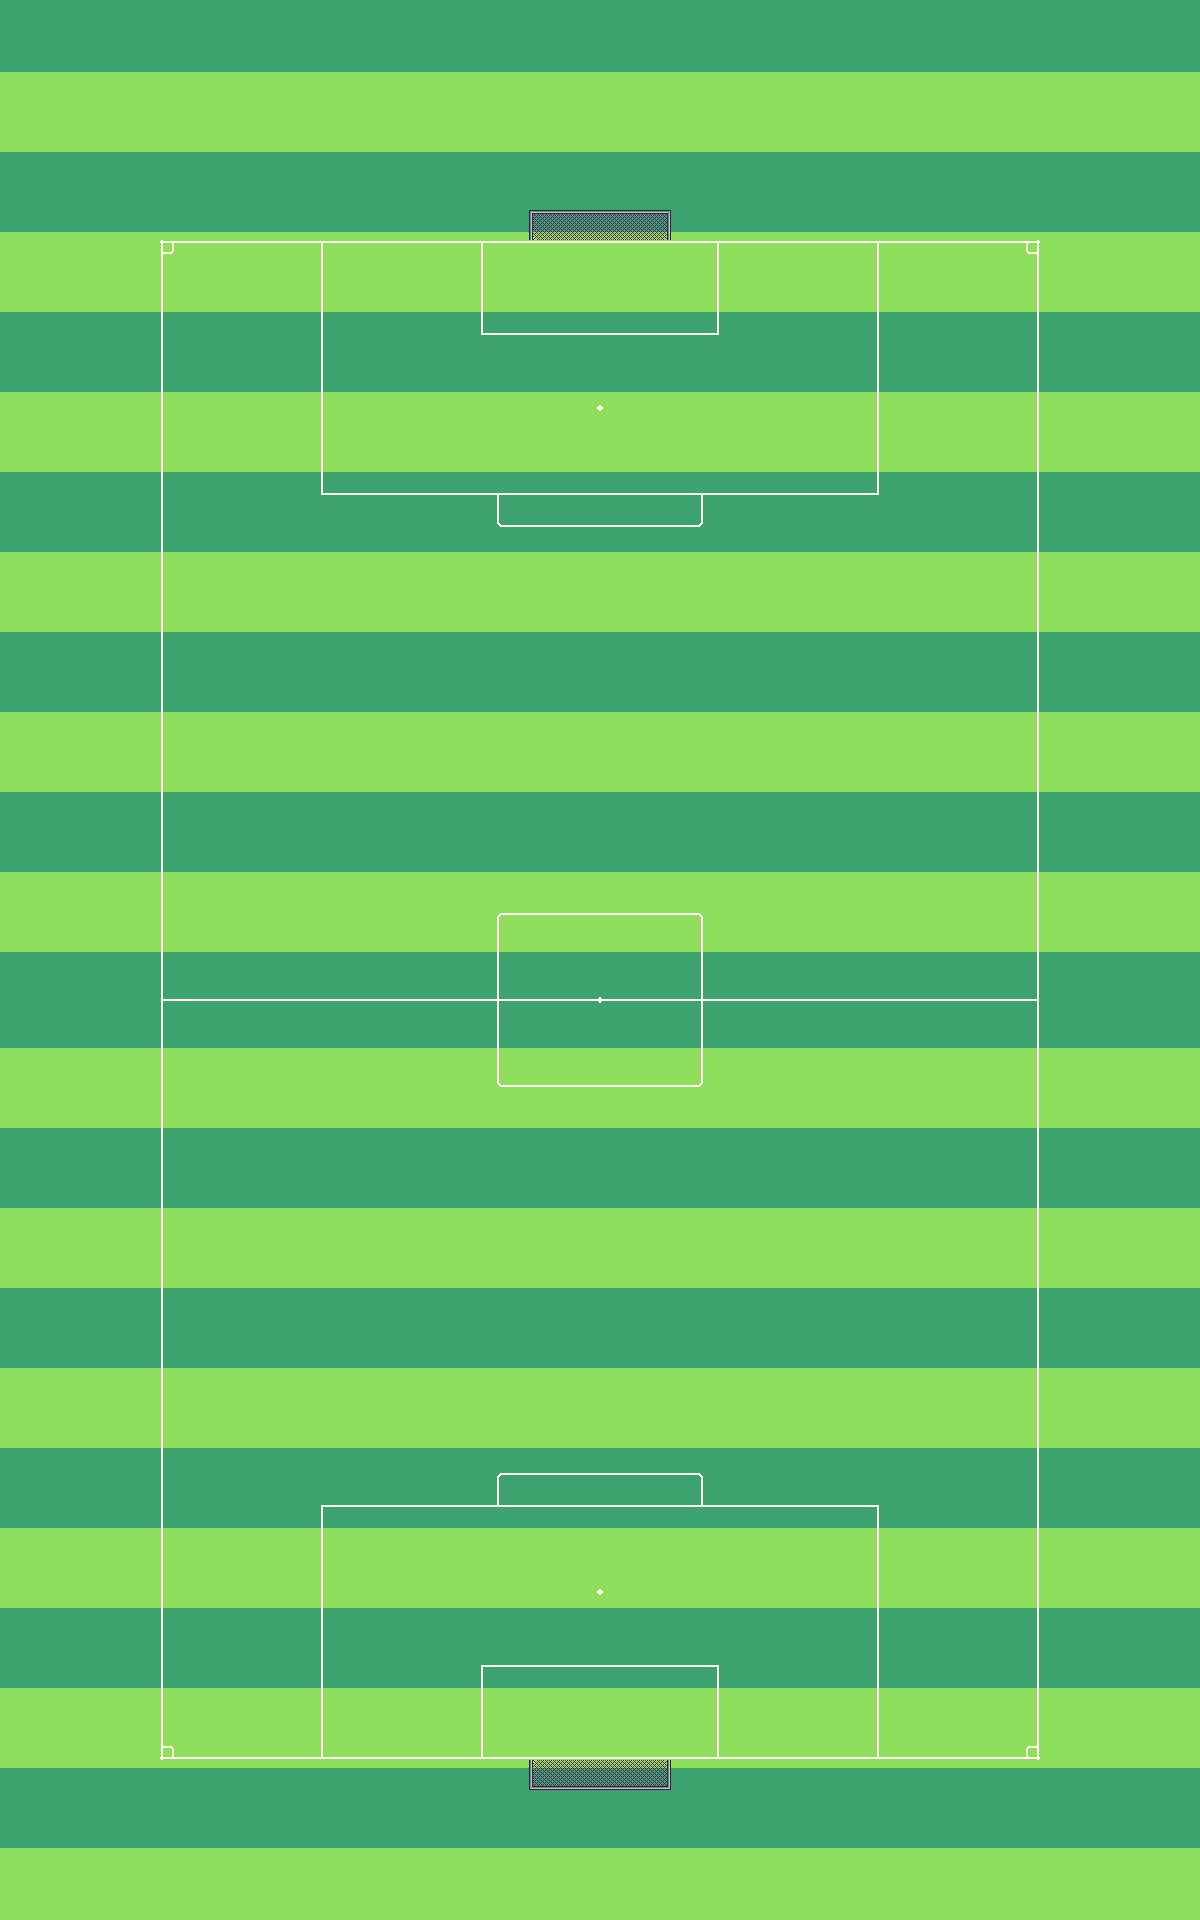

This is a level from a 2D game, rendered from its Tiled map with the project's own tilesets. A one-line summary and the map file follow, with tile-layer data summarised:
An orthogonal 75x120 tile map with 16x16 px tiles, 3 tile layers (grass, lines, objects) and 1 object (field).

<map version="1.10" tiledversion="1.10.2" orientation="orthogonal" renderorder="right-down" width="75" height="120" tilewidth="16" tileheight="16" infinite="0" nextlayerid="6" nextobjectid="3">
 <editorsettings>
  <export target="pitch.lua" format="lua" />
 </editorsettings>
 <tileset firstgid="1" name="Soccer01" tilewidth="16" tileheight="16" tilecount="256" columns="16">
  <image source="../tiles/Soccer01.png" width="256" height="256" />
 </tileset>
 <layer id="1" name="grass" width="75" height="120">
  <data>[9000 cells, 9000 non-empty, 4 distinct tile ids]</data>
 </layer>
 <layer id="2" name="lines" width="75" height="120">
  <data>[9000 cells, 595 non-empty, 33 distinct tile ids]</data>
 </layer>
 <layer id="3" name="objects" width="75" height="120">
  <data>[9000 cells, 36 non-empty, 12 distinct tile ids]</data>
 </layer>
 <objectgroup color="#ffffff" id="4" name="field">
  <object id="1" name="field" x="160" y="240">
   <polygon points="0,0 368,0 880,0 880,1520 0,1520" />
  </object>
 </objectgroup>
 <objectgroup color="#ff9300" id="5" name="regions" />
</map>